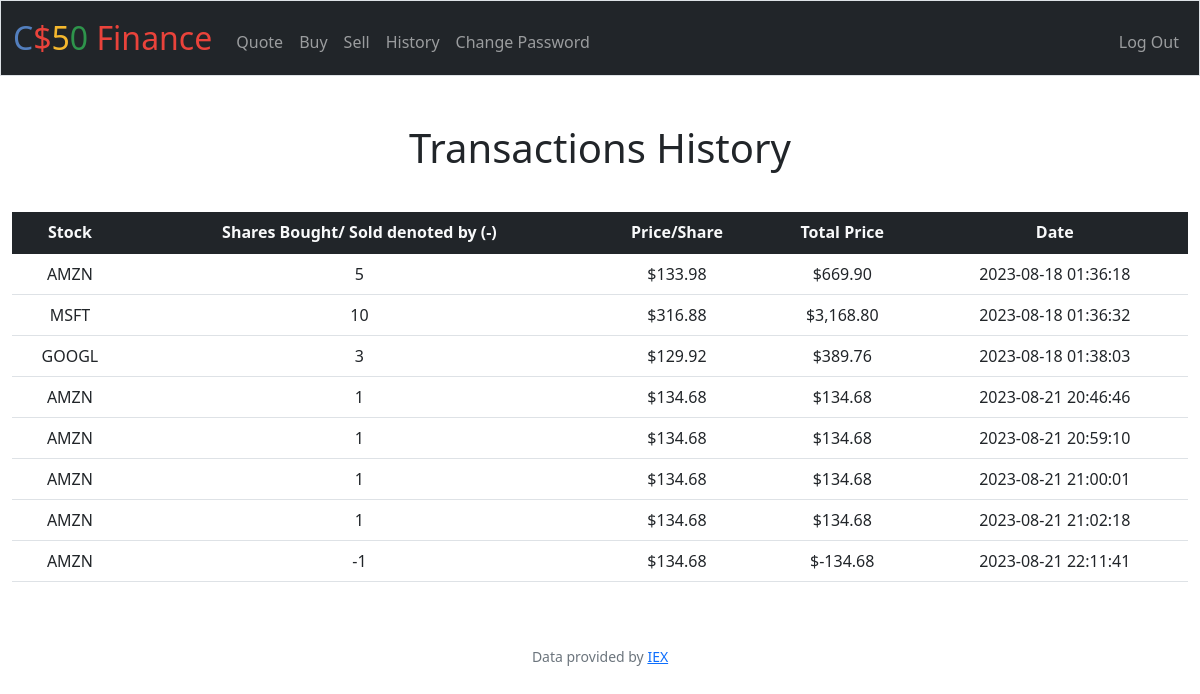
The app's page /history (signed in) with its own data.
### tables this page shows
CREATE TABLE transactions (id INTEGER PRIMARY KEY AUTOINCREMENT, user_id INTEGER, symbol TEXT, shares INTEGER, price FLOAT, date TIMESTAMP);

### app.py (the view)
@app.route("/history")
@login_required
def history():
    user_id = session["user_id"]
    user_transactions = db.execute(
        "SELECT * FROM transactions WHERE user_id = ? GROUP BY date", user_id)
    return render_template("history.html", transactions=user_transactions)

### app.py (called while the page is built)
@app.after_request
def after_request(response):
    response.headers["Cache-Control"] = "no-cache, no-store, must-revalidate"
    response.headers["Expires"] = 0
    response.headers["Pragma"] = "no-cache"
    return response

### helpers.py (called while the page is built)
def login_required(f):
    @wraps(f)
    def decorated_function(*args, **kwargs):
        if session.get("user_id") is None:
            return redirect("/login")
        return f(*args, **kwargs)
    return decorated_function

def usd(value):
    return f"${value:,.2f}"

### templates/history.html (shortened to what this page needs)
{% extends "layout.html" %}
{% block main %}
    <h1 class="text-center">Transactions History</h1>
    <table class="table">
      <thead class="bg-dark text-light">
        <tr>
          <th scope="col">Stock</th>
          <th scope="col">Shares Bought/ Sold denoted by (-)</th>
          <th scope="col">Price/Share</th>
          <th scope="col">Total Price</th>
          <th scope="col">Date</th>
        </tr>
      </thead>
      <tb>
      {% for transaction in transactions %}
      <tr>
        <td>{{ transaction.symbol }}</td>
        <td>{{ transaction.shares }}</td>
        <td>{{ transaction.price|usd }}</td>
        <td>{{ (transaction.shares * transaction.price)| usd }}</td>
        <td>{{ transaction.date }}</td>
      </tr>
      {% endfor %}
      </tb>
    </table>
{% endblock %}

### templates/layout.html (shortened to what this page needs)
<!DOCTYPE html>
<html lang="en">
    <head>
        <link href="https://cdn.jsdelivr.net/npm/bootstrap@5.1.3/dist/css/bootstrap.min.css" rel="stylesheet">
        <link href="/static/styles.css" rel="stylesheet">
    </head>
    <body>
        <nav class="bg-dark border navbar navbar-expand-md navbar-dark">
            <div class="container-fluid">
                <a class="navbar-brand" href="/"><span class="blue">C</span><span class="red">$</span><span class="yellow">5</span><span class="green">0</span> <span class="red">Finance</span></a>
                <div class="collapse navbar-collapse" id="navbar">
                    {% if session["user_id"] %}
                        <ul class="navbar-nav me-auto mt-2">
                            <li class="nav-item"><a class="nav-link" href="/quote">Quote</a></li>
                            <li class="nav-item"><a class="nav-link" href="/buy">Buy</a></li>
                            <li class="nav-item"><a class="nav-link" href="/sell">Sell</a></li>
                            <li class="nav-item"><a class="nav-link" href="/history">History</a></li>
                            <li class="nav-item"><a class="nav-link" href="/password">Change Password</a></li>
                        </ul>
                        <ul class="navbar-nav ms-auto mt-2">
                            <li class="nav-item"><a class="nav-link" href="/logout">Log Out</a></li>
                        </ul>
                    {% else %}
                        <ul class="navbar-nav ms-auto mt-2">
                            <li class="nav-item"><a class="nav-link" href="/register">Register</a></li>
                            <li class="nav-item"><a class="nav-link" href="/login">Log In</a></li>
                        </ul>
                    {% endif %}
                </div>
            </div>
        </nav>
        <main class="container-fluid py-5 text-center">
            {% block main %}{% endblock %}
        </main>
        <footer class="mb-5 small text-center text-muted">
            Data provided by <a href="https://iexcloud.io/">IEX</a>
        </footer>
    </body>
</html>

### static/styles.css (style rules this page uses)
nav .navbar-brand { font-size: xx-large; }
nav .navbar-brand .blue { color: #537fbe; }
nav .navbar-brand .red { color: #ea433b; }
nav .navbar-brand .yellow { color: #f5b82e; }
nav .navbar-brand .green { color: #2e944b; }
h1 { margin-bottom: 40px; }

### records on screen
transactions: (transaction.shares*transaction.price)|usd "$669.90"
transactions: (transaction.shares*transaction.price)|usd "$3,168.80"
transactions: (transaction.shares*transaction.price)|usd "$389.76"
transactions: (transaction.shares*transaction.price)|usd "$134.68"
transactions: (transaction.shares*transaction.price)|usd "$134.68"
transactions: (transaction.shares*transaction.price)|usd "$134.68"
transactions: (transaction.shares*transaction.price)|usd "$134.68"
transactions: (transaction.shares*transaction.price)|usd "$-134.68"
